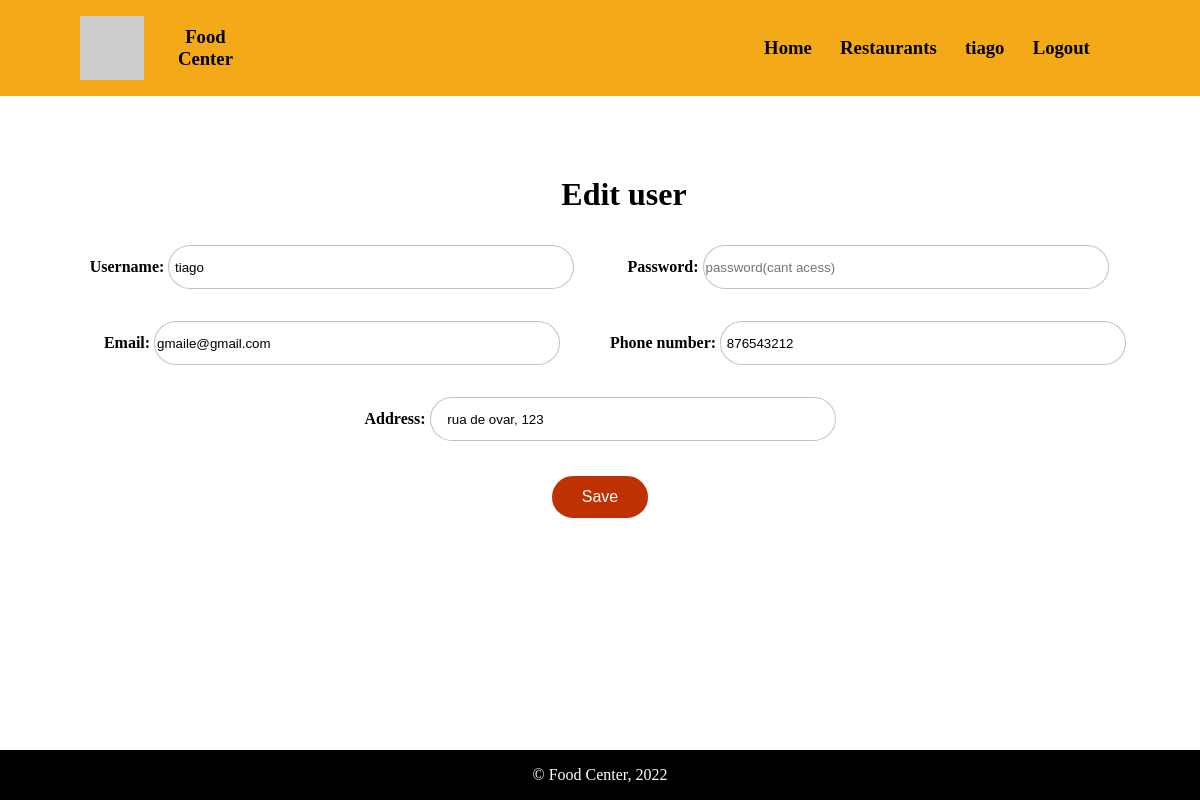
/edit_user.php (signed in), run on an earlier commit of the app's database.
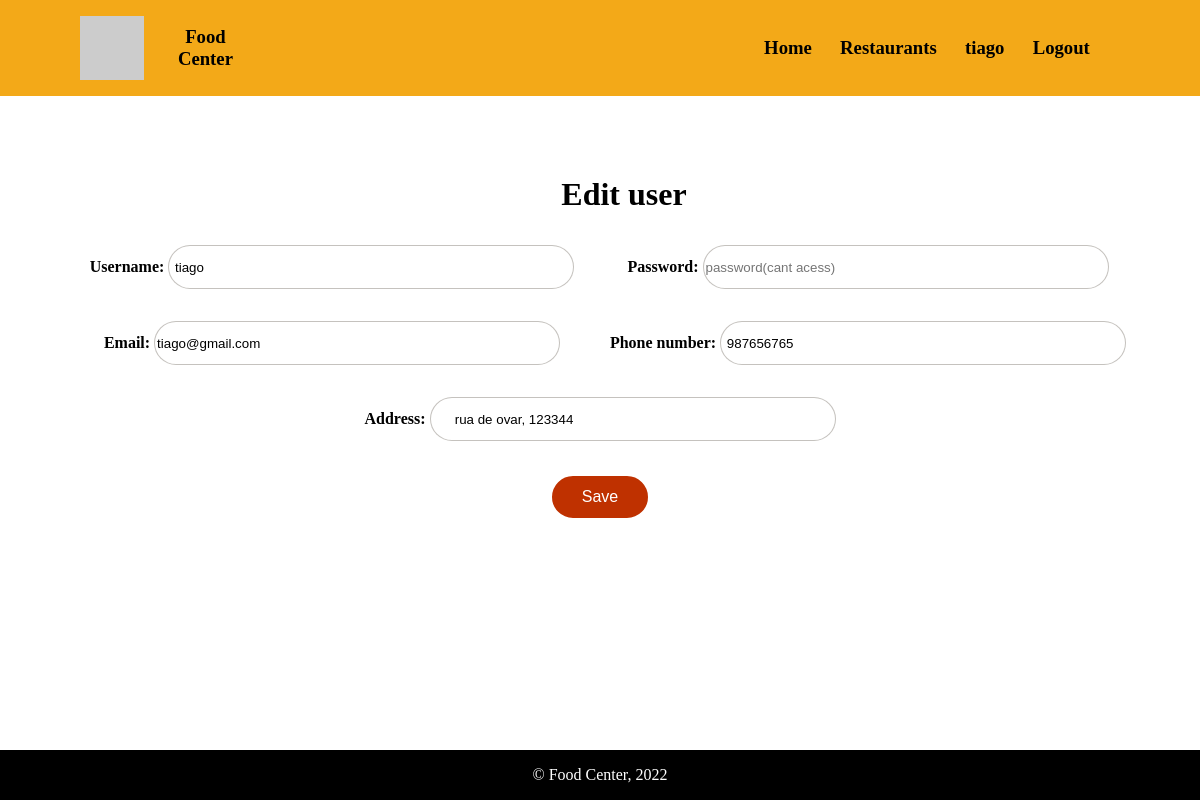
And on a later commit of the database.
### tables this page shows
CREATE TABLE User
(
  username         NVARCHAR(120) PRIMARY KEY ,
  password         text NOT NULL ,
  email            NVARCHAR(60) NOT NULL ,
  address          NVARCHAR(70) NOT NULL ,
  phoneNumber      NVARCHAR(24) NOT NULL ,
  restaurantOwner  numeric NOT NULL ,
  customer         numeric NOT NULL
);

### database/connection.db.php (called while the page is built, shortened)
<?php
  function getDatabaseConnection() : PDO {
    $db = new PDO('sqlite:database/database.db');
    $db->setAttribute(PDO::ATTR_DEFAULT_FETCH_MODE, PDO::FETCH_ASSOC);
    $db->setAttribute(PDO::ATTR_ERRMODE, PDO::ERRMODE_EXCEPTION);
    return $db;
  }
?>

### database/user.class.php (called while the page is built, shortened)
<?php
  include_once('database/connection.db.php');
  class User {
    public function __construct(string $username, string $email, string $address, string $phoneNumber, bool $restaurantOwner, bool $customer)
    {
      $this->username = $username;
      $this->email = $email;
      $this->address = $address;
      $this->phoneNumber = $phoneNumber;
    }
    static function getUser(PDO $db, string $username){
      $stmt = $db->prepare('SELECT * FROM User WHERE lower(username) = ?');
      $stmt->execute(array(strtolower($username)));
      if ($user = $stmt->fetch()){
          return new User(
              $user['username'],
              $user['email'],
              $user['address'],
              $user['phoneNumber'],
              $user['restaurantOwner']?true:false,
              $user['customer']?true:false
          );
      }
      else return null;
  }
  }
?>

### edit_user.php (the view, shortened to what this page needs)
<?php
    include_once('templates/common.tpl.php');
    $user = User::getUser(getDatabaseConnection(), $_SESSION['username']);
?>
<main>
<form class="edituser" action="action_edit_user.php" method="POST">
            <h1>Edit user</h1>
            <label><strong>Username:</strong>
            <?php echo '<input type="text" name="username" value=" '. $user->username . '">';?>
        </label>
            <label><strong>Password:</strong>
                <input type="password" name="password" placeholder="password(cant acess)">
            </label>
            <label><strong>Email:</strong>
                <?php echo '<input type="email" name="email" value=" ' . $user->email . '">';?>
            </label>
            <label><strong>Phone number:</strong>
                <?php echo '<input type="tel" name="tel" value=" ' . $user->phoneNumber . '" pattern="[0-9]{9}">';?>
            </label>
            <label><strong>Address:</strong>
                <?php echo '<input type="text" name="address" value=" ' . $user->address . '">';?>
            </label>
            <button type="submit">Save</button>
        </form>
</main>

What changed in the data, as far as the page shows it:
changed user "tiago": email "gmaile@gmail.com" → "tiago@gmail.com"; tel "876543212" → "987656765"; address "rua de ovar, 123" → "rua de ovar, 123344"
